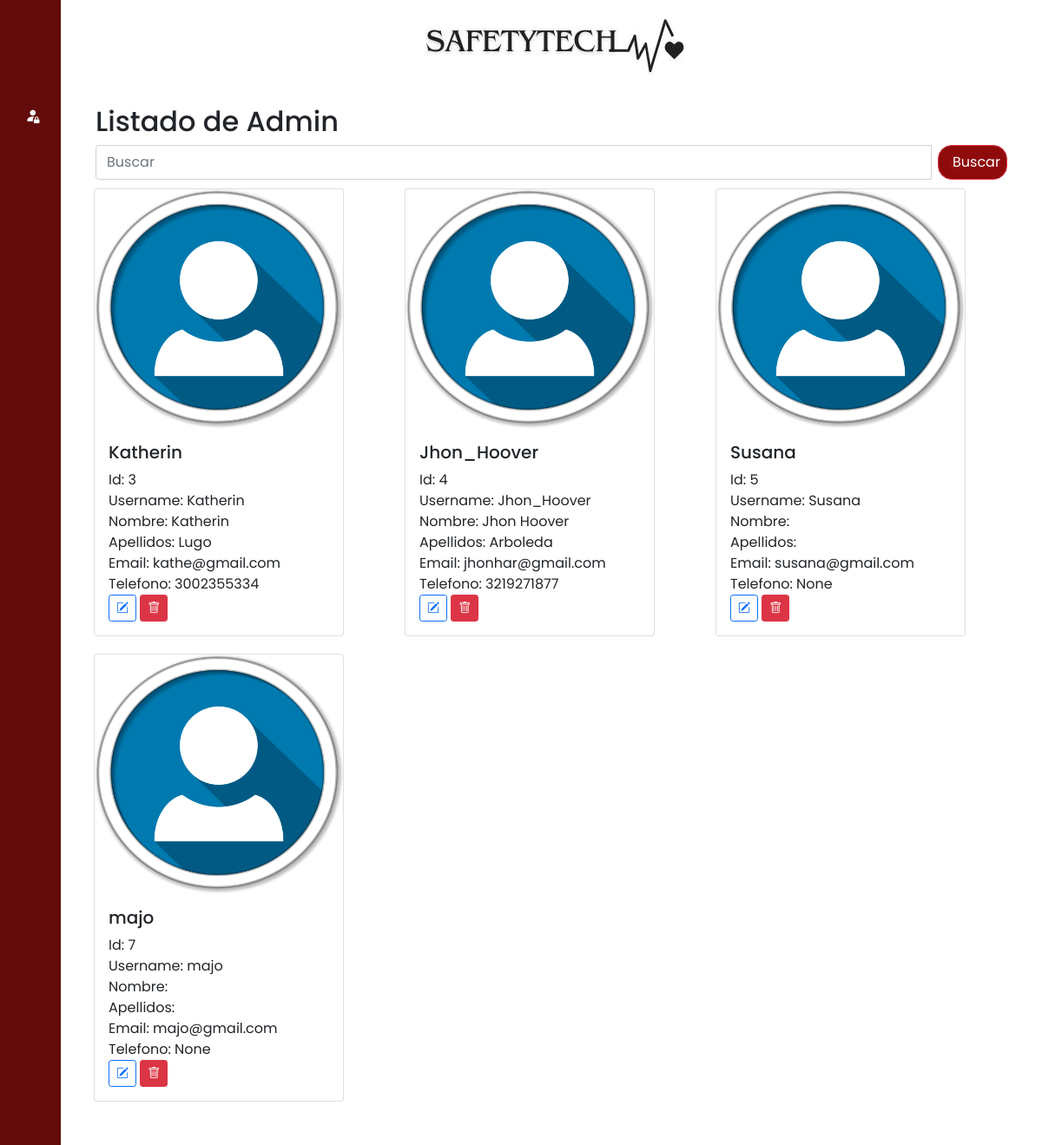
Screenshot of /lusu/ (signed in) with the database file from the repository.
### Modulos/Tablas/models.py (models this page shows)
class Usuario(AbstractUser):
    telefono = models.CharField(max_length=10, null=True, blank=True)
    archivo = models.ImageField(upload_to='users/', null=True, default='users/default.png')
    bio = models.TextField(max_length=400, null=True, blank=True)
    groups = models.ManyToManyField(
        'auth.Group',
        verbose_name='groups',
        blank=True,
        help_text='The groups this user belongs to. A user will get all permissions granted to each of their groups.',
        related_name="usuario_groups_set",  # Nombre único para related_name
        related_query_name="usuario",
    )
    user_permissions = models.ManyToManyField(
        'auth.Permission',
        verbose_name='user permissions',
        blank=True,
        help_text='Specific permissions for this user.',
        related_name="usuario_user_permissions_set",  # Nombre único para related_name
        related_query_name="usuario",
    )

### Modulos/Tablas/views.py (the view)
# urls.py: path('lusu/', ListadoUsuario),
@login_required
def ListadoUsuario(request):
	usuario=Usuario.objects.all()
	return render(request, "lusu.html",{"usuario":usuario})

### Modulos/Tablas/templates/lusu.html (shortened to what this page needs)
{% extends 'barra.html' %}
{% load static %}
    {% block contenido %}
    <div class="container py-4">
        <div class="row">
            <div class="col-md-12">
                <h2>Listado de Admin</h2>
                <form class="d-flex" method="GET" action="{% url 'searchusu' %}">
                    <div class="input-group">
                        <input type="text" class="form-control me-2" placeholder="Buscar" name="buscar"
                            value="{{ request.GET.buscar }}" aria-label="Search">
                        <div class="input-group-append">
                            <button class="btn btn-outline-danger text-white text-decoration-none px-3 py-1 rounded-4"
                            style="background-color: #8f0b0b; width: 80px; height: 40px;" type="submit">Buscar
                            </button>
                        </div>
                    </div>
                </form>
                <div class="row">
                    {% for c in usuario %}
                    <div class="col" style=" padding: 10px">
                        <div class=" card" style="width: 18rem !important;;">
                            <img src="{{c.archivo.url}}" class="card-img-top" alt="..." width="17.9rem" height="275px">
                            <div class="card-body">
                                <h5 class="card-title">{{c.username}}</h5>
                                <p class="card-text">
                                    Id: {{c.id}} <br>
                                    Username: {{c.username}}<br>
                                    Nombre: {{c.first_name}}<br>
                                    Apellidos: {{c.last_name}}<br>
                                    Email: {{c.email}}<br>
                                    Telefono: {{c.telefono}}<br>
                                    <a href="../modificarusu?codUser={{c.id}}" class="btn btn-outline-primary btn-sm"><i class="bi bi-pencil-square"></i></a>
                                    <a onclick="eliminar({{c.id}})" class="btn btn-danger btn-sm"><i class="bi bi-trash"></i></a>
                            </div>
                        </div>
                    </div>
                    {% endfor %}
                </div>
                </div>
            </div>
        </div>
    </div>
    {% endblock %}

### Modulos/Tablas/templates/barra.html (shortened to what this page needs)
{% load static %}
<!DOCTYPE html>
<html lang="en">
<head>
    <link href="https://cdn.lineicons.com/4.0/lineicons.css" rel="stylesheet" />
    <link href="https://cdn.jsdelivr.net/npm/bootstrap@5.3.0-alpha3/dist/css/bootstrap.min.css" rel="stylesheet"
>
        <link rel="stylesheet" href="https://cdn.jsdelivr.net/npm/bootstrap-icons@1.11.3/font/bootstrap-icons.min.css">
        <link href="https://cdn.jsdelivr.net/npm/bootstrap@5.0.0-beta1/dist/css/bootstrap.min.css" rel="stylesheet">
        <link href="https://cdn.jsdelivr.net/npm/bootstrap@5.0.2/dist/css/bootstrap.min.css" rel="stylesheet">
        <link rel="stylesheet" href="https://cdnjs.cloudflare.com/ajax/libs/fullcalendar/3.9.0/fullcalendar.css" />
</head>
<body >
    <div class="wrapper">
        <aside id="sidebar">
            <div class="d-flex">
                <button class="toggle-btn" type="button">
                </button>
            </div>
            <ul class="sidebar-nav">
                <li class="sidebar-item">
                    <a href="../perfil" class="sidebar-link">
                    </a>
                </li>
                <li class="sidebar-item">
                    <a href="#" class="sidebar-link collapsed has-dropdown" data-bs-toggle="collapse"
                        data-bs-target="#usu" aria-expanded="false" aria-controls="usu">
                        <i class="bi bi-person-fill-lock"></i>
                    </a>
                </li>
                <li class="sidebar-item">
                    <a href="#" class="sidebar-link collapsed has-dropdown" data-bs-toggle="collapse"
                        data-bs-target="#emp" aria-expanded="false" aria-controls="emp">
                    </a>
                </li>
                <li class="sidebar-item">
                    <a href="#" class="sidebar-link collapsed has-dropdown" data-bs-toggle="collapse"
                        data-bs-target="#in" aria-expanded="false" aria-controls="in">
                    </a>
                </li>
                <li class="sidebar-item">
                    <a href="#" class="sidebar-link collapsed has-dropdown" data-bs-toggle="collapse"
                        data-bs-target="#bi" aria-expanded="false" aria-controls="bi">
                    </a>
                </li>
                <li class="sidebar-item">
                    <a href="../pdf" class="sidebar-link">
                    </a>
                </li>
                <li class="sidebar-item">
                    <a href="../calendario" class="sidebar-link">
                    </a>
                </li>
            </ul>
            <div class="sidebar-footer">
                <a href="#" id="logout-link" class="sidebar-link">
                </a>
            </div>
        </aside>
        <div class="main p-3">
            <div class="text-center">
                <h1>
                    <img src="{% static 'sources/safetyBlack.jpeg' %}">
                </h1>
            </div>
            {% block contenido %}
            {% endblock %}
        </div>
</body>
</html>

### Modulos/Tablas/templates/barra.html (style rules this page uses)
* { margin: 0; padding: 0; box-sizing: border-box; }
body { width: 100%; height: 100vh; font-family: 'roboto', sans-serif; }
a { text-decoration: none; }
li { list-style: none; }
h1 { font-weight: 600; font-size: 1.5rem; }
body { font-family: 'Poppins', sans-serif; }
.wrapper { display: flex; }
.main { min-height: 100vh; width: 100%; overflow: hidden; transition: all 0.35s ease-in-out; background-color: transparent; }
#sidebar { width: 70px; min-width: 70px; z-index: 1000; transition: all .25s ease-in-out; background-color: #630c0c; display: flex; flex-direction: column; }
.toggle-btn { background-color: transparent; cursor: pointer; border: 0; padding: 1rem 1.5rem; }
.sidebar-nav { padding: 2rem 0; flex: 1 1 auto; }
a.sidebar-link { padding: .625rem 1.625rem; color: #FFF; display: block; font-size: 0.9rem; white-space: nowrap; border-left: 3px solid transparent; }
.sidebar-link i { font-size: 1.1rem; margin-right: .75rem; }
.sidebar-item { position: relative; }

### rows the page displays
Usuario: archivo (placeholder picture), username "Katherin", id "3", first_name "Katherin", last_name "Lugo", email "kathe@gmail.com", telefono "3002355334"
Usuario: archivo (placeholder picture), username "Jhon_Hoover", id "4", first_name "Jhon Hoover", last_name "Arboleda", email "jhonhar@gmail.com", telefono "3219271877"
Usuario: archivo (placeholder picture), username "Susana", id "5", email "susana@gmail.com", telefono "None"
Usuario: archivo (placeholder picture), username "majo", id "7", email "majo@gmail.com", telefono "None"
